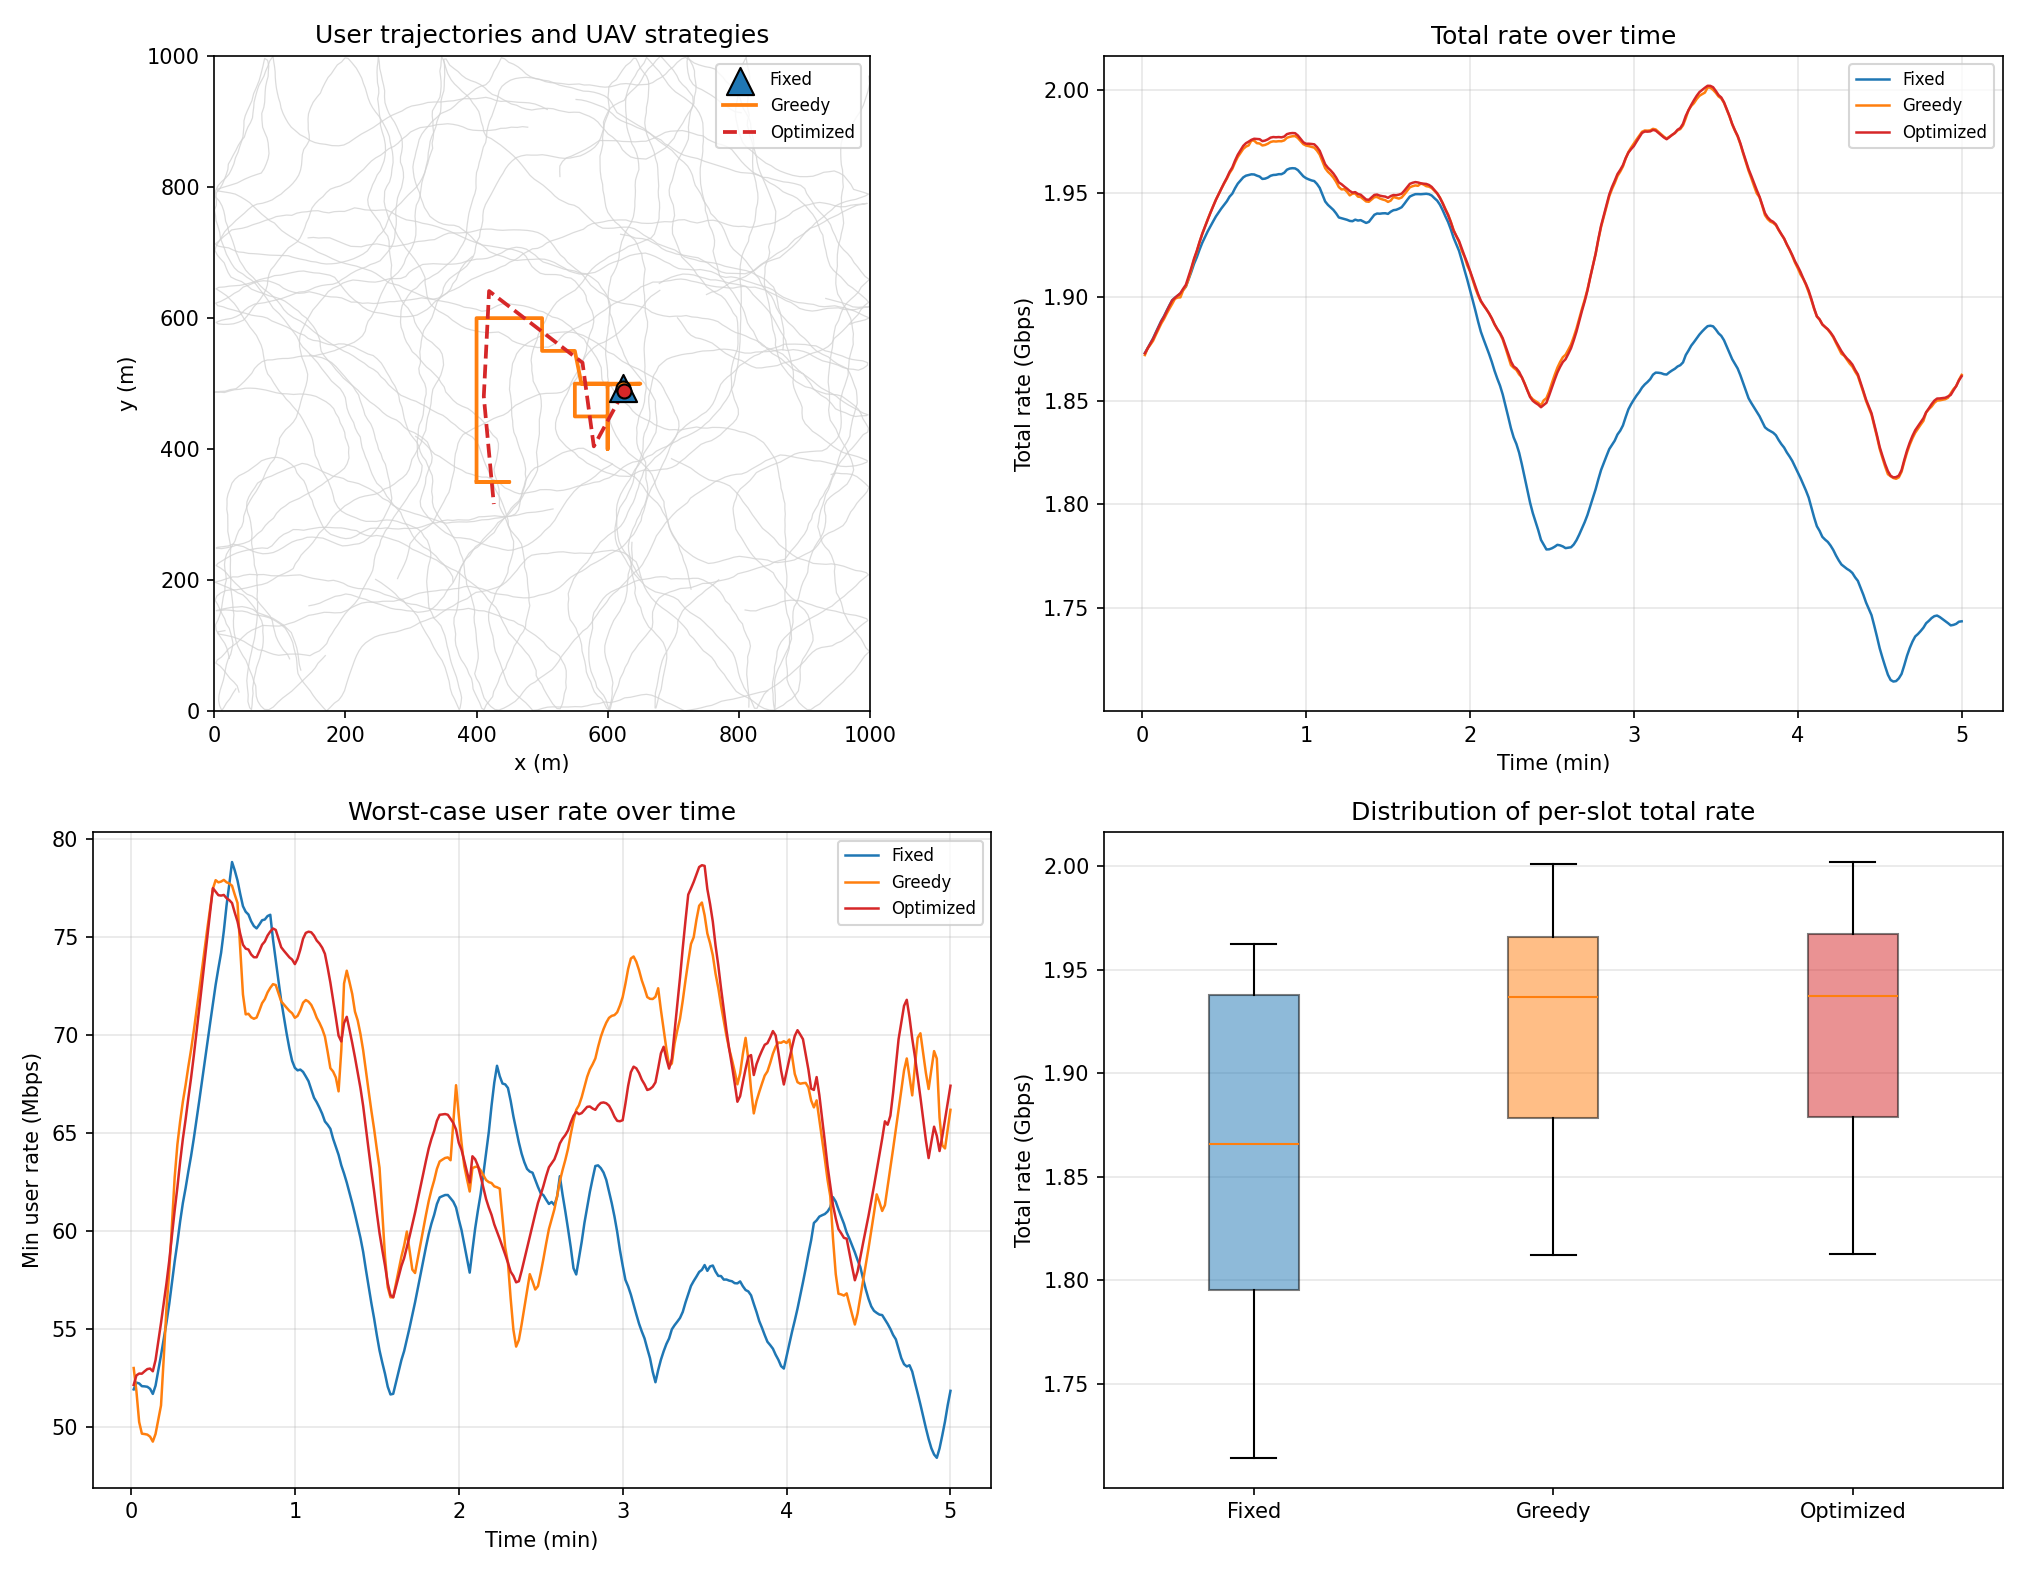

Write the Python code that produced this figure.
"""
trajectory_comparison.py

单无人机轨迹对比实验（车辆级双移动场景）。

在同一组用户移动轨迹下，对比三种无人机部署/轨迹策略：
1) 固定部署: 无人机始终停在静态最优位置；
2) 贪心追踪: 每个时隙用当前用户位置做一次最优位置搜索，
   再以最大速度向该目标移动（只看当前、无预测）；
3) 航路点优化: 用差分进化优化若干航路点，再线性插值成完整轨迹，
   目标是最大化时间平均总速率，并满足最大飞行速度约束。

输出各策略的总速率、公平性、最低用户速率与波动情况，
便于挑选论文中的核心对比图。

运行: python trajectory_comparison.py
输出: trajectory_comparison.png, trajectory_comparison.csv
"""

import sys

import numpy as np
import matplotlib

matplotlib.use("Agg")  # 只保存图片，不弹出窗口
import matplotlib.pyplot as plt
from scipy.optimize import differential_evolution, minimize

from simple_uav_simulation import (
    AREA_SIZE,
    DEFAULT_PARAMS,
    NUM_USERS,
    compute_total_rate,
)
from multi_uav_objectives import SEED
from dual_mobility_simulation import (
    RATE_THRESHOLD_BPS,
    SLOT_DURATION,
    TIME_SLOTS,
    UAV_POSITION,
    evaluate_uav_trajectory,
    generate_user_trajectory,
)


# ----------------------------------------------------------------------
# 对比实验参数
# ----------------------------------------------------------------------
UAV_SPEED_MAX = 20.0            # 无人机最大速度 (m/s)，约 72 km/h
UAV_HEIGHT = float(UAV_POSITION[2])   # 沿用静态最优高度
GREEDY_GRID_STEP = 50.0         # 贪心策略中位置搜索的网格步长 (m)

WAYPOINT_INTERVAL = 60.0        # 航路点时间间隔 (s)
WAYPOINT_TIMES = np.arange(0.0, TIME_SLOTS + 1e-9, WAYPOINT_INTERVAL)
OPT_STRIDE = 5                  # 轨迹优化时每 5 个时隙采样一次，加速评估

OUTPUT_PNG = "trajectory_comparison.png"
OUTPUT_CSV = "trajectory_comparison.csv"


def instantaneous_best_position(users, params, grid_step=GREEDY_GRID_STEP):
    """用粗网格搜索当前用户分布下的总速率最优水平位置。"""
    xs = np.arange(0.0, AREA_SIZE + 1e-9, grid_step)
    best_rate = -np.inf
    best_xy = np.array([AREA_SIZE / 2.0, AREA_SIZE / 2.0])

    for x in xs:
        for y in xs:
            rate = compute_total_rate(
                np.array([x, y, UAV_HEIGHT], dtype=float), users, params
            )
            if rate > best_rate:
                best_rate = rate
                best_xy = np.array([x, y], dtype=float)

    return best_xy


def greedy_uav_trajectory(user_trajectory, params):
    """
    逐时隙贪心轨迹：每步朝当前时刻的最优位置移动，
    移动距离受无人机最大速度限制（无预测能力）。
    """
    uav_trajectory = np.zeros((TIME_SLOTS + 1, 3))
    uav_trajectory[0] = UAV_POSITION
    max_step = UAV_SPEED_MAX * SLOT_DURATION

    for t in range(1, TIME_SLOTS + 1):
        target_xy = instantaneous_best_position(user_trajectory[t], params)
        current_xy = uav_trajectory[t - 1, :2]
        delta = target_xy - current_xy
        distance = np.linalg.norm(delta)

        if distance > 1e-9:
            new_xy = current_xy + delta / distance * min(distance, max_step)
        else:
            new_xy = current_xy

        uav_trajectory[t] = [new_xy[0], new_xy[1], UAV_HEIGHT]

    return uav_trajectory


def waypoints_to_uav_trajectory(flat_waypoints):
    """把展平的航路点 (x1,y1,x2,y2,...) 线性插值成逐时隙轨迹。"""
    points = np.asarray(flat_waypoints, dtype=float).reshape(-1, 2)
    time_axis = np.arange(TIME_SLOTS + 1, dtype=float)
    x = np.interp(time_axis, WAYPOINT_TIMES, points[:, 0])
    y = np.interp(time_axis, WAYPOINT_TIMES, points[:, 1])
    return np.column_stack([x, y, np.full(TIME_SLOTS + 1, UAV_HEIGHT)])


def _sampled_mean_total_rate(uav_trajectory, user_trajectory, params, stride):
    """在抽样时隙上计算平均总速率，用于加速轨迹优化。"""
    values = []
    for t in range(1, TIME_SLOTS + 1, stride):
        values.append(
            compute_total_rate(uav_trajectory[t], user_trajectory[t], params)
        )
    return float(np.mean(values))


def waypoint_objective(flat_waypoints, user_trajectory, params):
    """
    航路点优化的目标函数：最大化平均总速率，
    并对超过最大飞行速度的航段施加惩罚。
    """
    points = np.asarray(flat_waypoints, dtype=float).reshape(-1, 2)
    segment_lengths = np.linalg.norm(np.diff(points, axis=0), axis=1)
    max_segment = UAV_SPEED_MAX * WAYPOINT_INTERVAL
    violation = np.sum(np.maximum(0.0, segment_lengths - max_segment))

    uav_trajectory = waypoints_to_uav_trajectory(flat_waypoints)
    mean_rate = _sampled_mean_total_rate(
        uav_trajectory, user_trajectory, params, OPT_STRIDE
    )
    return -mean_rate + 1e9 * violation


def optimize_waypoint_trajectory(user_trajectory, params):
    """差分进化 + 局部细化，搜索最优航路点轨迹。"""
    num_points = len(WAYPOINT_TIMES)
    bounds = [(0.0, AREA_SIZE), (0.0, AREA_SIZE)] * num_points

    de_result = differential_evolution(
        waypoint_objective,
        bounds=bounds,
        args=(user_trajectory, params),
        seed=0,
        maxiter=40,
        popsize=10,
        tol=1e-6,
        polish=False,
    )

    local_result = minimize(
        waypoint_objective,
        x0=de_result.x,
        args=(user_trajectory, params),
        method="L-BFGS-B",
        bounds=bounds,
    )

    if local_result.fun <= de_result.fun:
        best_flat = local_result.x
    else:
        best_flat = de_result.x

    return waypoints_to_uav_trajectory(best_flat)


def summarize_strategy(records):
    """把逐时隙指标汇总成便于比较的统计量。"""
    return {
        "mean_total": float(np.mean(records[:, 1])),
        "worst_total": float(np.min(records[:, 1])),
        "std_total": float(np.std(records[:, 1])),
        "mean_jain": float(np.mean(records[:, 2])),
        "worst_jain": float(np.min(records[:, 2])),
        "mean_min_rate": float(np.mean(records[:, 3])),
        "worst_min_rate": float(np.min(records[:, 3])),
        "mean_user_rate": float(np.mean(records[:, 4])),
        "outage_slots": int(np.sum(records[:, 5] > 0)),
        "max_outage_users": int(np.max(records[:, 5])),
    }


def plot_comparison(user_trajectory, trajectories, records_dict):
    """绘制轨迹、总速率、最低用户速率与速率分布的对比图。"""
    time_min = np.arange(1, TIME_SLOTS + 1) * SLOT_DURATION / 60.0
    colors = {"Fixed": "tab:blue", "Greedy": "tab:orange", "Optimized": "tab:red"}

    fig, axes = plt.subplots(2, 2, figsize=(13.5, 10.5))

    # 左上：用户轨迹与三种无人机策略
    ax = axes[0, 0]
    ax.plot(user_trajectory[1:, :, 0], user_trajectory[1:, :, 1],
            color="lightgray", linewidth=0.6, alpha=0.8)
    ax.scatter(UAV_POSITION[0], UAV_POSITION[1], marker="^", s=170,
               c=colors["Fixed"], edgecolors="black", zorder=5,
               label="Fixed")
    for name in ("Greedy", "Optimized"):
        traj = trajectories[name]
        ax.plot(traj[1:, 0], traj[1:, 1], color=colors[name],
                linewidth=1.8, linestyle="--" if name == "Optimized" else "-",
                label=name)
        ax.scatter(traj[0, 0], traj[0, 1], marker="o", s=45,
                   c=colors[name], edgecolors="black", zorder=5)
    ax.set_xlim(0.0, AREA_SIZE)
    ax.set_ylim(0.0, AREA_SIZE)
    ax.set_aspect("equal")
    ax.set_xlabel("x (m)")
    ax.set_ylabel("y (m)")
    ax.set_title("User trajectories and UAV strategies")
    ax.legend(loc="upper right", fontsize=8)

    # 右上：总速率随时间变化
    ax = axes[0, 1]
    for name, records in records_dict.items():
        ax.plot(time_min, records[:, 1] / 1e9, color=colors[name],
                linewidth=1.2, label=name)
    ax.set_xlabel("Time (min)")
    ax.set_ylabel("Total rate (Gbps)")
    ax.set_title("Total rate over time")
    ax.grid(alpha=0.3)
    ax.legend(fontsize=8)

    # 左下：最低用户速率随时间变化
    ax = axes[1, 0]
    for name, records in records_dict.items():
        ax.plot(time_min, records[:, 3] / 1e6, color=colors[name],
                linewidth=1.2, label=name)
    ax.set_xlabel("Time (min)")
    ax.set_ylabel("Min user rate (Mbps)")
    ax.set_title("Worst-case user rate over time")
    ax.grid(alpha=0.3)
    ax.legend(fontsize=8)

    # 右下：逐时隙总速率的箱线图
    ax = axes[1, 1]
    box_data = [records_dict[name][:, 1] / 1e9 for name in records_dict]
    box = ax.boxplot(box_data, tick_labels=list(records_dict.keys()), patch_artist=True)
    for patch, name in zip(box["boxes"], records_dict):
        patch.set_facecolor(colors[name])
        patch.set_alpha(0.5)
    ax.set_ylabel("Total rate (Gbps)")
    ax.set_title("Distribution of per-slot total rate")
    ax.grid(alpha=0.3, axis="y")

    fig.tight_layout()
    fig.savefig(OUTPUT_PNG, dpi=150)
    plt.close(fig)


def print_comparison_table(summaries):
    """在终端打印对比表。"""
    header = "{:<10} {:>12} {:>12} {:>10} {:>12} {:>12} {:>10}".format(
        "Strategy", "Mean(Gbps)", "Std(Gbps)", "Jain", "MeanMin(Mbps)",
        "WorstMin(Mbps)", "Outage"
    )
    print(header)
    print("-" * len(header))
    for name, s in summaries.items():
        print("{:<10} {:>12.4f} {:>12.4f} {:>10.4f} {:>12.2f} {:>12.2f} {:>10}".format(
            name,
            s["mean_total"] / 1e9,
            s["std_total"] / 1e9,
            s["mean_jain"],
            s["mean_min_rate"] / 1e6,
            s["worst_min_rate"] / 1e6,
            s["outage_slots"],
        ))


if __name__ == "__main__":
    # 强制 UTF-8 输出，避免 Windows 控制台中文乱码
    if hasattr(sys.stdout, "reconfigure"):
        sys.stdout.reconfigure(encoding="utf-8")

    rng = np.random.default_rng(SEED)
    users_initial = rng.uniform(0.0, AREA_SIZE, size=(NUM_USERS, 2))
    params = dict(DEFAULT_PARAMS)

    # 三种策略共享同一组用户移动轨迹，保证对比公平
    user_trajectory = generate_user_trajectory(users_initial)

    print("正在评估固定部署策略 ...")
    fixed_trajectory = np.tile(
        UAV_POSITION.reshape(1, 3), (TIME_SLOTS + 1, 1)
    )
    fixed_records = evaluate_uav_trajectory(fixed_trajectory, user_trajectory, params)

    print("正在评估逐时隙贪心策略 ...")
    greedy_trajectory = greedy_uav_trajectory(user_trajectory, params)
    greedy_records = evaluate_uav_trajectory(greedy_trajectory, user_trajectory, params)

    print("正在优化航路点轨迹（差分进化）...")
    optimized_trajectory = optimize_waypoint_trajectory(user_trajectory, params)
    optimized_records = evaluate_uav_trajectory(
        optimized_trajectory, user_trajectory, params
    )

    trajectories = {
        "Fixed": fixed_trajectory,
        "Greedy": greedy_trajectory,
        "Optimized": optimized_trajectory,
    }
    records_dict = {
        "Fixed": fixed_records,
        "Greedy": greedy_records,
        "Optimized": optimized_records,
    }
    summaries = {name: summarize_strategy(rec) for name, rec in records_dict.items()}

    # 保存对比数据
    combined = np.column_stack(
        [
            fixed_records[:, 0],
            fixed_records[:, 1],
            greedy_records[:, 1],
            optimized_records[:, 1],
            fixed_records[:, 3],
            greedy_records[:, 3],
            optimized_records[:, 3],
            fixed_records[:, 2],
            greedy_records[:, 2],
            optimized_records[:, 2],
        ]
    )
    np.savetxt(
        OUTPUT_CSV,
        combined,
        delimiter=",",
        header=("time_s,fixed_total_bps,greedy_total_bps,opt_total_bps,"
                "fixed_min_bps,greedy_min_bps,opt_min_bps,"
                "fixed_jain,greedy_jain,opt_jain"),
        comments="",
        fmt="%.6f",
    )

    plot_comparison(user_trajectory, trajectories, records_dict)
    print_comparison_table(summaries)

    print("")
    print("无人机最大速度: {:.1f} m/s, 高度固定为 {:.0f} m".format(
        UAV_SPEED_MAX, UAV_HEIGHT
    ))
    print("航路点数量: {}, 优化采样间隔: {} 个时隙".format(
        len(WAYPOINT_TIMES), OPT_STRIDE
    ))
    print("图像已保存到: {}".format(OUTPUT_PNG))
    print("对比数据已保存到: {}".format(OUTPUT_CSV))
